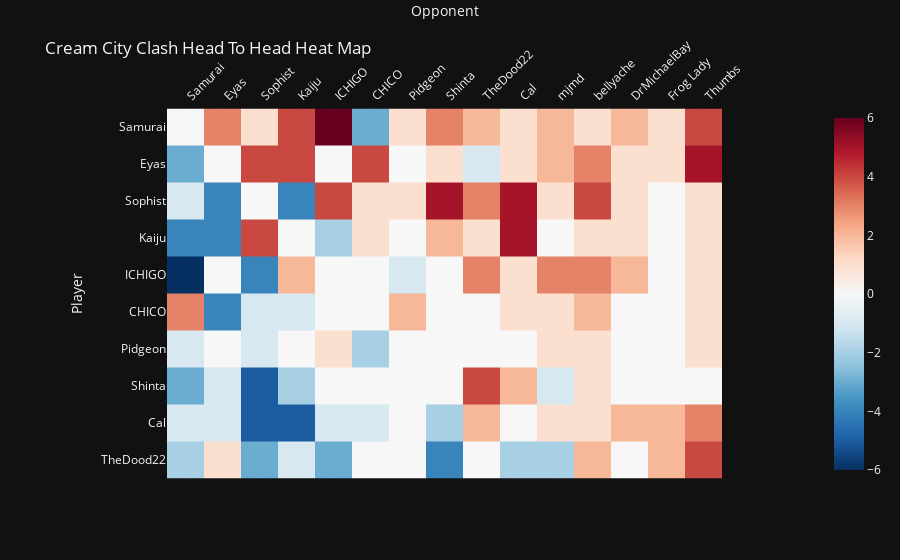

Notebook source saved alongside this figure:
### Code cell
import plotly.express as px
import pandas as pd

# Read data from CSV file
file_path = 'C:\\Users\\eyas1\\OneDrive\\Desktop\\UWM fall 2023 Smash Data\\CCC_H2H.csv'  # Replace with the actual path to your CSV file
df = pd.read_csv(file_path, index_col=0)  # Assuming the first column is the index

# Create a heatmap using Plotly Express
fig = px.imshow(df, color_continuous_scale= 'RdBu_r')

# Customize the layout and display the plot
fig.update_layout(
    title='Cream City Clash Head To Head Heat Map',
    xaxis_title='Opponent',
    yaxis_title='Player',
    yaxis_categoryorder='total descending',  # Set category order to display Y-axis labels from the top
    xaxis_side='top',  # Move X-axis labels to the top
    xaxis_tickangle=-45,  # Rotate X-axis labels by 45 degrees counterclockwise
    template = 'plotly_dark'
)

fig.update_traces(hovertemplate='Player: %{y}<br>Opponent: %{x}<br>Score: %{z}<extra></extra>') 

# Show the plot
fig.show()

### Figure 1 — Plotly figure (JSON) as saved in the notebook; plotly's stock layout.template omitted (floating-point values rounded to 4 significant figures; data arrays with more than 128 entries replaced by an {"elided": "..."} marker saying what was removed)
{"data": [{"coloraxis": "coloraxis", "hovertemplate": "Player: %{y}<br>Opponent: %{x}<br>Score: %{z}<extra></extra>", "name": "0", "type": "heatmap", "x": [" Samurai", " Eyas", " Sophist", " Kaiju", " ICHIGO", " CHICO", " Pidgeon", " Shinta", " TheDood22", " Cal", " mjmd", " bellyache", " DrMichaelBay", " Frog Lady", " Thumbs"], "xaxis": "x", "y": ["Samurai", "Eyas", "Sophist", "Kaiju", "ICHIGO", "CHICO", "Pidgeon", "Shinta", "TheDood22", "Cal"], "yaxis": "y", "z": {"elided": "10x15 int values"}}], "layout": {"coloraxis": {"colorscale": [[0, "rgb(5,48,97)"], [0.1, "rgb(33,102,172)"], [0.2, "rgb(67,147,195)"], [0.3, "rgb(146,197,222)"], [0.4, "rgb(209,229,240)"], [0.5, "rgb(247,247,247)"], [0.6, "rgb(253,219,199)"], [0.7, "rgb(244,165,130)"], [0.8, "rgb(214,96,77)"], [0.9, "rgb(178,24,43)"], [1, "rgb(103,0,31)"]]}, "margin": {"t": 60}, "title": {"text": "Cream City Clash Head To Head Heat Map"}, "xaxis": {"anchor": "y", "constrain": "domain", "domain": [0, 1], "scaleanchor": "y", "side": "top", "tickangle": -45, "title": {"text": "Opponent"}}, "yaxis": {"anchor": "x", "autorange": "reversed", "categoryorder": "total descending", "constrain": "domain", "domain": [0, 1], "title": {"text": "Player"}}}}
